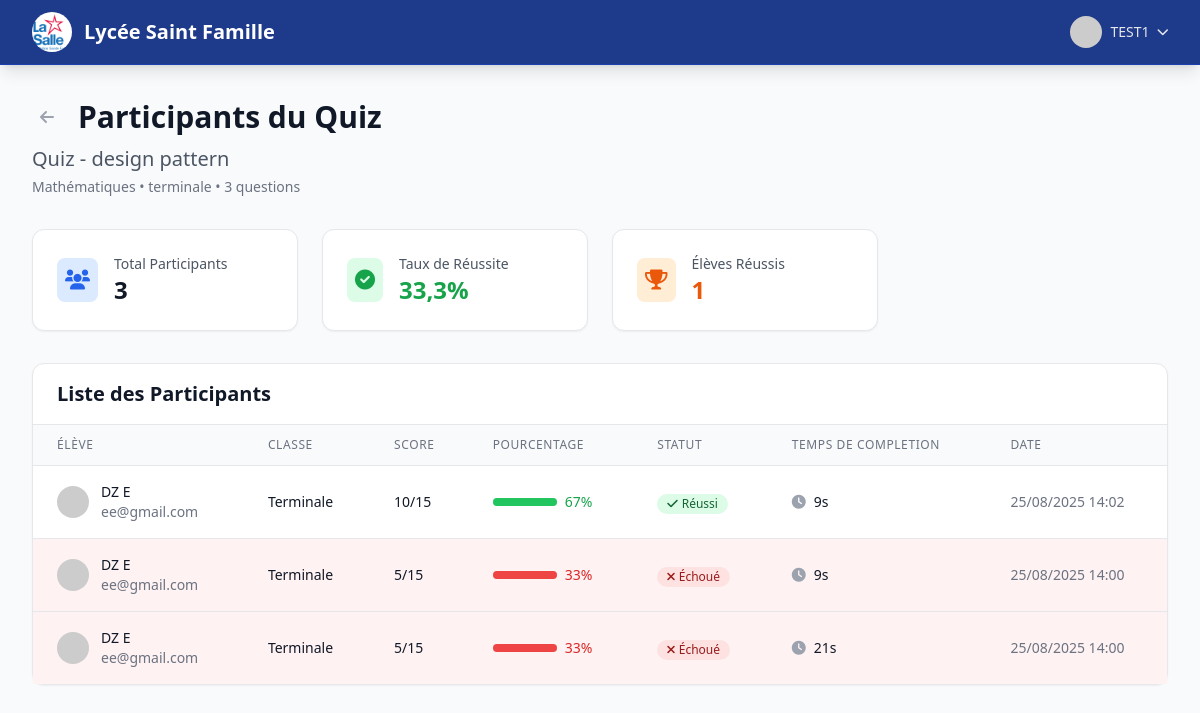
Page /quiz/participants/3/ (signed in) on the earlier database version.
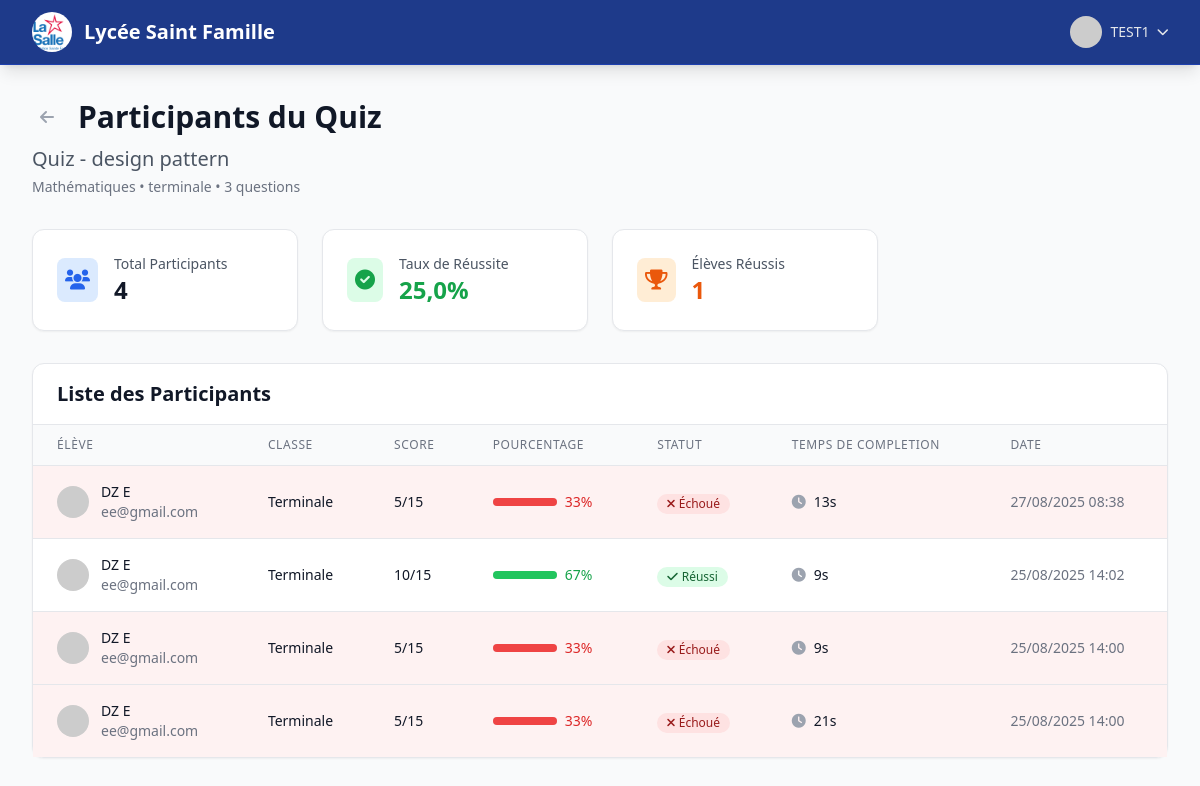
Same page on the later database version.
### quiz/models.py (models this page shows, shortened)
class QuizAttempt(models.Model):
    user = models.ForeignKey(User, on_delete=models.CASCADE)
    quiz = models.ForeignKey(Quiz, on_delete=models.CASCADE)
    started_at = models.DateTimeField(auto_now_add=True)
    completed_at = models.DateTimeField(null=True, blank=True)
    score = models.IntegerField(default=0)
    total_points = models.IntegerField(default=0)
    time_taken = models.DurationField(null=True, blank=True)
    is_completed = models.BooleanField(default=False)

### accounts/models.py (models this page shows, shortened)
class User(AbstractUser):
    USER_TYPE_CHOICES = [
        ('student', 'Élève'),
        ('teacher', 'Enseignant'),
        ('admin', 'Administrateur'),
    ]
    CLASS_CHOICES = [
        ('6eme', '6ème'),
        ('5eme', '5ème'),
        ('4eme', '4ème'),
        ('3eme', '3ème'),
        ('2nde', '2nde'),
        ('1ere', '1ère'),
        ('terminale', 'Terminale'),
    ]
    user_type = models.CharField(max_length=10, choices=USER_TYPE_CHOICES)
    level = models.CharField(max_length=20, blank=True, null=True)  # 6eme, 5eme, etc.
    class_name = models.CharField(max_length=20, choices=CLASS_CHOICES, blank=True, null=True, help_text="Classe de l'élève")
    points = models.IntegerField(default=0)
    xp = models.IntegerField(default=0)
    current_level = models.IntegerField(default=1)
    streak_days = models.IntegerField(default=0)
    last_activity = models.DateTimeField(auto_now=True)
    email = models.EmailField(unique=True, blank=True, null=True)

### quiz/views.py (the view)
# urls.py: path('participants/<int:quiz_id>/', views.quiz_participants, name='quiz_participants'),
@login_required
def quiz_participants(request, quiz_id):
    if request.user.user_type != 'teacher':
        messages.error(request, "Accès réservé aux enseignants.")
        return redirect('home')
    quiz = get_object_or_404(Quiz, id=quiz_id, course__teacher=request.user)
    attempts = QuizAttempt.objects.filter(
        quiz=quiz,
        is_completed=True
    ).select_related('user').order_by('-completed_at')
    total_attempts = attempts.count()
    if total_attempts > 0:
        avg_score = attempts.aggregate(avg_score=Avg('score'))['avg_score'] or 0
        success_count = attempts.filter(score__gte=F('total_points') * 0.5).count()
        success_rate = (success_count / total_attempts) * 100
    else:
        avg_score = 0
        success_rate = 0
        success_count = 0
    for attempt in attempts:
        if attempt.total_points > 0:
            attempt.percentage = (attempt.score / attempt.total_points) * 100
            attempt.is_passing = attempt.percentage >= 50
        else:
            attempt.percentage = 0
            attempt.is_passing = False
        if attempt.time_taken:
            total_seconds = int(attempt.time_taken.total_seconds())
            if total_seconds >= 3600:  # 1 hour or more
                hours = total_seconds // 3600
                minutes = (total_seconds % 3600) // 60
                attempt.time_taken_display = f"{hours}h {minutes}min"
            elif total_seconds >= 60:  # 1 minute or more
                minutes = total_seconds // 60
                seconds = total_seconds % 60
                attempt.time_taken_display = f"{minutes}min {seconds}s"
            else:  # Less than 1 minute
                attempt.time_taken_display = f"{total_seconds}s"
        else:
            attempt.time_taken_display = "Non disponible"
    context = {
        'quiz': quiz,
        'attempts': attempts,
        'total_attempts': total_attempts,
        'avg_score': round(avg_score, 1),
        'success_rate': round(success_rate, 1),
        'success_count': success_count,
    }
    return render(request, 'teacher/quiz_participants.html', context)

### quiz/models.py (called while the page is built)
    @property
    def total_questions(self):
        return self.questions.count()

### templates/teacher/quiz_participants.html (shortened to what the changed rows need)
{% extends 'base.html' %}
{% block content %}
<div class="max-w-7xl mx-auto px-4 sm:px-6 lg:px-8 py-8">
    <div class="mb-8">
        <div class="flex items-center justify-between">
            <div>
                <div class="flex items-center mb-2">
                    <h1 class="text-3xl font-bold text-gray-900">Participants du Quiz</h1>
                </div>
                <h2 class="text-xl text-gray-600">{{ quiz.title }}</h2>
            </div>
        </div>
    </div>
    <div class="grid grid-cols-1 md:grid-cols-4 gap-6 mb-8">
        <div class="bg-white rounded-xl shadow-sm border border-gray-200 p-6">
            <div class="flex items-center">
                <div class="ml-4">
                    <p class="text-sm font-medium text-gray-600">Total Participants</p>
                    <p class="text-2xl font-bold text-gray-900">{{ total_attempts }}</p>
                </div>
            </div>
        </div>
        <div class="bg-white rounded-xl shadow-sm border border-gray-200 p-6">
            <div class="flex items-center">
                <div class="ml-4">
                    <p class="text-sm font-medium text-gray-600">Taux de Réussite</p>
                    <p class="text-2xl font-bold text-green-600">{{ success_rate }}%</p>
                </div>
            </div>
        </div>
    </div>
    <div class="bg-white rounded-xl shadow-sm border border-gray-200">
        {% if attempts %}
        <div class="overflow-x-auto">
            <table class="min-w-full divide-y divide-gray-200">
                <thead class="bg-gray-50">
                    <tr>
                        <th class="px-6 py-3 text-left text-xs font-medium text-gray-500 uppercase tracking-wider">Élève</th>
                        <th class="px-6 py-3 text-left text-xs font-medium text-gray-500 uppercase tracking-wider">Classe</th>
                        <th class="px-6 py-3 text-left text-xs font-medium text-gray-500 uppercase tracking-wider">Score</th>
                        <th class="px-6 py-3 text-left text-xs font-medium text-gray-500 uppercase tracking-wider">Pourcentage</th>
                        <th class="px-6 py-3 text-left text-xs font-medium text-gray-500 uppercase tracking-wider">Statut</th>
                        <th class="px-6 py-3 text-left text-xs font-medium text-gray-500 uppercase tracking-wider">Temps de completion</th>
                        <th class="px-6 py-3 text-left text-xs font-medium text-gray-500 uppercase tracking-wider">Date</th>
                    </tr>
                </thead>
                <tbody class="bg-white divide-y divide-gray-200">
                    {% for attempt in attempts %}
                    <tr class="hover:bg-gray-50 {% if not attempt.is_passing %}bg-red-50{% endif %}">
                        <td class="px-6 py-4 whitespace-nowrap">
                            <div class="flex items-center">
                                <img class="h-8 w-8 rounded-full" src="https://ui-avatars.com/api/?name={{ attempt.user.first_name }}+{{ attempt.user.last_name }}&background=1e3a8a&color=fff" alt="Avatar">
                                <div class="ml-3">
                                    <div class="text-sm font-medium text-gray-900">{{ attempt.user.get_full_name }}</div>
                                    <div class="text-sm text-gray-500">{{ attempt.user.email }}</div>
                                </div>
                            </div>
                        </td>
                        <td class="px-6 py-4 whitespace-nowrap text-sm text-gray-900">
                            {{ attempt.user.get_class_name_display|default:"Non définie" }}
                        </td>
                        <td class="px-6 py-4 whitespace-nowrap text-sm font-medium text-gray-900">
                            {{ attempt.score }}/{{ attempt.total_points }}
                        </td>
                        <td class="px-6 py-4 whitespace-nowrap text-sm text-gray-900">
                            <div class="flex items-center">
                                <div class="w-16 bg-gray-200 rounded-full h-2 mr-2">
                                    <div class="{% if attempt.is_passing %}bg-green-500{% else %}bg-red-500{% endif %} h-2 rounded-full" style="width: {{ attempt.percentage }}%"></div>
                                </div>
                                <span class="{% if attempt.is_passing %}text-green-600{% else %}text-red-600{% endif %} font-medium">{{ attempt.percentage|floatformat:0 }}%</span>
                            </div>
                        </td>
                        <td class="px-6 py-4 whitespace-nowrap">
                            {% if attempt.is_passing %}
                                <span class="inline-flex items-center px-2.5 py-0.5 rounded-full text-xs font-medium bg-green-100 text-green-800">
                                    <i class="fas fa-check mr-1"></i>Réussi
                                </span>
                            {% else %}
                                <span class="inline-flex items-center px-2.5 py-0.5 rounded-full text-xs font-medium bg-red-100 text-red-800">
                                    <i class="fas fa-times mr-1"></i>Échoué
                                </span>
                            {% endif %}
                        </td>
                        <td class="px-6 py-4 whitespace-nowrap text-sm text-gray-900">
                            {% if attempt.time_taken %}
                                <div class="flex items-center">
                                    <i class="fas fa-clock text-gray-400 mr-2"></i>
                                    {{ attempt.time_taken_display }}
                                </div>
                            {% else %}
                                <span class="text-gray-400 flex items-center">
                                    <i class="fas fa-question-circle mr-2"></i>
                                    Non disponible
                                </span>
                            {% endif %}
                        </td>
                        <td class="px-6 py-4 whitespace-nowrap text-sm text-gray-500">
                            {{ attempt.completed_at|date:"d/m/Y H:i" }}
                        </td>
                    </tr>
                    {% endfor %}
                </tbody>
            </table>
        </div>
        {% else %}
        <div class="p-12 text-center">
            <i class="fas fa-users text-gray-300 text-6xl mb-4"></i>
            <h3 class="text-xl font-semibold text-gray-900 mb-2">Aucun participant</h3>
            <p class="text-gray-600">Ce quiz n'a pas encore été tenté par des élèves.</p>
        </div>
        {% endif %}
    </div>
</div>
{% endblock %}

Differences in the rows shown:
added QuizAttempt: user.get_full_name "DZ E", user.email "ee@gmail.com", user.class_name "Terminale", score "5", total_points "15", percentage "33", shows "Échoué", time_taken_display "13s", completed_at "27/08/2025 08:38"
Other differences:
{{ total_attempts }}: "3" → "4"
{{ success_rate }}: "33,3" → "25,0"
